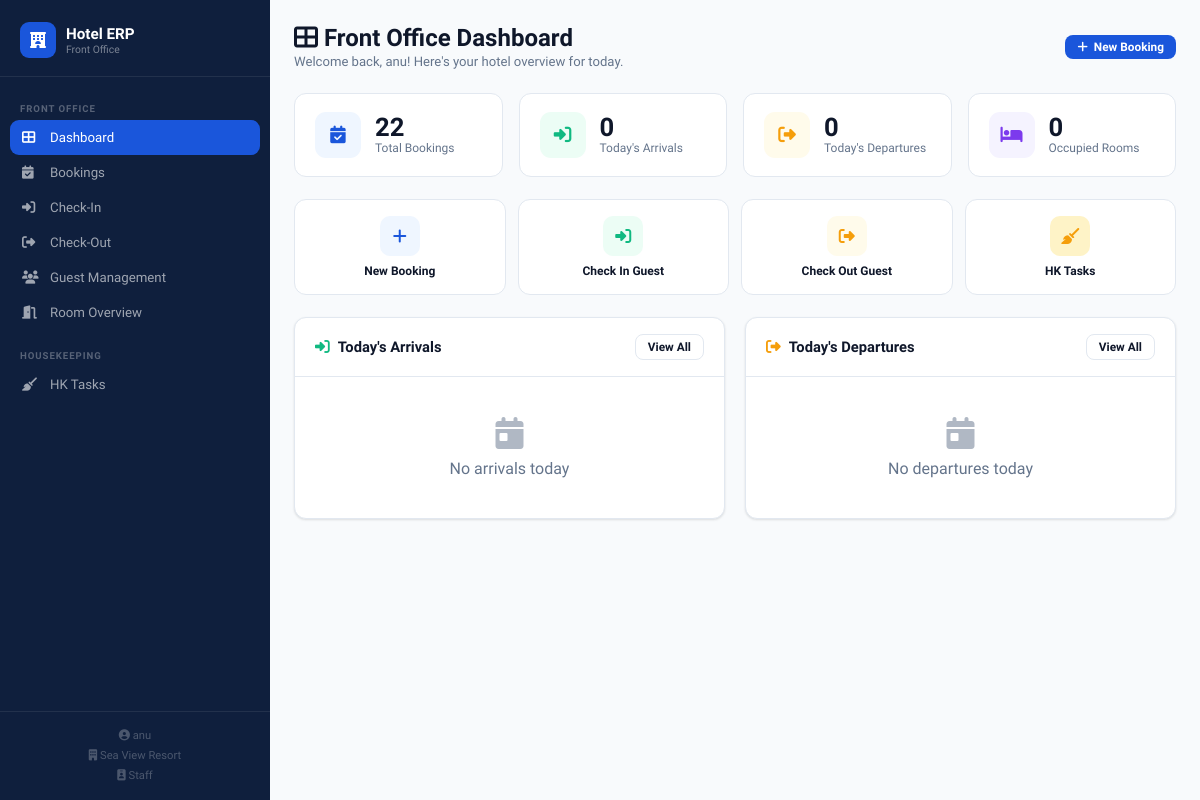
/frontoffice/ (signed in), run on the app's committed database.
### Accounts/models.py (models this page shows, shortened)
class Staff(models.Model):
    hotel = models.ForeignKey(Hotel, on_delete=models.CASCADE, related_name="staffs")
    user = models.OneToOneField(User, on_delete=models.CASCADE, null=True, blank=True)
    name = models.CharField(max_length=100)
    email = models.EmailField(unique=True)
    phone = models.CharField(max_length=15)
    department = models.ForeignKey(Department, on_delete=models.SET_NULL, null=True)
    role = models.CharField(max_length=100)
    password = models.CharField(max_length=100)
    is_available = models.BooleanField(default=True)
    employee_id = models.CharField(max_length=20, blank=True, null=True)
    salary = models.DecimalField(max_digits=10, decimal_places=2, default=0)
    joining_date = models.DateField(default=timezone.now)
    photo = models.ImageField(upload_to="staff_photos/", null=True, blank=True)

class Hotel(models.Model):
    hotel_name = models.CharField(max_length=100,unique=True)
    email = models.EmailField(null=True, blank=True)
    owner_name = models.CharField(max_length=100)
    address = models.TextField(max_length=200)
    city = models.CharField(max_length=100)
    property_type = models.CharField(max_length=50, default="Hotel")
    image = models.ImageField(upload_to="property_images/", null=True, blank=True)
    description = models.TextField(blank=True, null=True)
    amenities = models.TextField(blank=True, null=True)
    password = models.CharField(max_length=100)
    properties=models.ManyToManyField('Amenity', blank=True)
    is_approved = models.BooleanField(default=False)
    is_subscribed = models.BooleanField(default=False)

### Accounts/views.py (the view)
# urls.py: path("frontoffice/", frontoffice_dashboard, name="frontoffice_dashboard"),
def frontoffice_dashboard(request):
    staff_id = request.session.get("staff_id")
    if not staff_id:
        return redirect("staff_login")
    staff = Staff.objects.select_related("hotel").get(id=staff_id)
    hotel = staff.hotel
    rooms = Room.objects.filter(hotel=hotel)
    room_list = []
    for room in rooms:
        total_units = room.units.count()
        available_units = room.units.filter(status="Available").count()
        room_list.append({
            "room_type": room.room_type,
            "total_rooms": total_units,
            "available_rooms": available_units,
            "price": room.price,
            "id": room.id,
            "description": room.description or ""
        })
    housekeeping_staff = Staff.objects.filter(
        hotel=hotel,
        department__name__icontains="housekeeping",
        is_available=True,
    ).select_related("department")
    today = timezone.now().date()
    total_bookings = Booking.objects.filter(hotel=hotel).count()
    arrivals = Booking.objects.filter(
        hotel=hotel,
        check_in=today,
        status="confirmed"
    ).select_related('guest', 'room', 'room_unit')
    departures = Booking.objects.filter(
        hotel=hotel,
        check_out=today,
        status="checked_in"
    ).select_related('guest', 'room', 'room_unit')
    occupied_rooms = Booking.objects.filter(
        hotel=hotel,
        status="checked_in"
    ).count()
    bookings = Booking.objects.filter(hotel=hotel).select_related(
        'guest', 'room', 'room_unit'
    ).order_by('-created_at')
    recent_bookings = bookings[:5]
    recent_tasks = Task.objects.filter(
        staff__hotel=hotel
    ).select_related('staff', 'room_unit', 'room').order_by("-created_at")[:5]
    recent_activity = list(recent_bookings) + list(recent_tasks)
    recent_activity = sorted(
        recent_activity,
        key=lambda x: x.created_at,
        reverse=True
    )[:10]
    room_units = RoomUnit.objects.filter(room__hotel=hotel).select_related('room')
    return render(request, "frontoffice.html", {
        "rooms": room_list,
        "staff": staff,
        "hotel": hotel,
        "housekeeping_staff": housekeeping_staff,
        "total_bookings": total_bookings,
        "occupied_rooms": occupied_rooms,
        "arrivals_count": arrivals.count(),
        "departures_count": departures.count(),
        "arrivals": arrivals,
        "departures": departures,
        "bookings": bookings,
        "recent_activity": recent_activity,
        "recent_tasks": recent_tasks,
        "room_units": room_units,
    })

### templates/frontoffice.html (shortened to what this page needs)
<!DOCTYPE html>
<html lang="en">
<head>
    <link rel="stylesheet" href="https://cdnjs.cloudflare.com/ajax/libs/font-awesome/6.4.0/css/all.min.css">
</head>
<body>
<aside class="sidebar" id="sidebar">
    <div class="sidebar-brand">
        <div class="brand-logo">
            <div class="brand-icon"><i class="fas fa-hotel"></i></div>
            <div><div class="brand-name">Hotel ERP</div><div class="brand-sub">Front Office</div></div>
        </div>
    </div>
    <nav class="sidebar-nav">
        <div class="nav-label">Front Office</div>
        <button class="nav-btn active" data-panel="dashboard"><i class="fas fa-th-large"></i> Dashboard</button>
        <button class="nav-btn" data-panel="bookings"><i class="fas fa-calendar-check"></i> Bookings</button>
        <button class="nav-btn" data-panel="checkin"><i class="fas fa-sign-in-alt"></i> Check-In</button>
        <button class="nav-btn" data-panel="checkout"><i class="fas fa-sign-out-alt"></i> Check-Out</button>
        <button class="nav-btn" data-panel="guests"><i class="fas fa-users"></i> Guest Management</button>
        <button class="nav-btn" data-panel="rooms"><i class="fas fa-door-open"></i> Room Overview</button>
        <div class="nav-label" style="margin-top:8px;">Housekeeping</div>
        <button class="nav-btn" data-panel="hktasks"><i class="fas fa-broom"></i> HK Tasks</button>
    </nav>
    <div class="sidebar-footer">
        <i class="fas fa-user-circle"></i> {{ staff.name }}<br>
        <i class="fas fa-building"></i> {{ hotel.hotel_name }}<br>
        <i class="fas fa-id-badge"></i> {{ staff.role }}
    </div>
</aside>
<main class="main">
    <div class="panel active" id="panel-dashboard">
        <div class="topbar"><div class="topbar-left"><h1><i class="fas fa-th-large"></i> Front Office Dashboard</h1><p>Welcome back, {{ staff.name }}! Here's your hotel overview for today.</p></div><button class="btn btn-primary btn-sm" onclick="openNewBookingModal()"><i class="fas fa-plus"></i> New Booking</button></div>
        <div class="stats-row">
            <div class="stat-card" onclick="switchPanel('bookings')"><div class="stat-icon blue"><i class="fas fa-calendar-check"></i></div><div><div class="stat-number">{{ total_bookings }}</div><div class="stat-label">Total Bookings</div></div></div>
            <div class="stat-card" onclick="switchPanel('checkin')"><div class="stat-icon green"><i class="fas fa-sign-in-alt"></i></div><div><div class="stat-number">{{ arrivals_count }}</div><div class="stat-label">Today's Arrivals</div></div></div>
            <div class="stat-card" onclick="switchPanel('checkout')"><div class="stat-icon amber"><i class="fas fa-sign-out-alt"></i></div><div><div class="stat-number">{{ departures_count }}</div><div class="stat-label">Today's Departures</div></div></div>
            <div class="stat-card"><div class="stat-icon purple"><i class="fas fa-bed"></i></div><div><div class="stat-number">{{ occupied_rooms }}</div><div class="stat-label">Occupied Rooms</div></div></div>
        </div>
        <div class="quick-actions">
            <button class="quick-action-btn" onclick="openNewBookingModal()"><div class="qa-icon"><i class="fas fa-plus"></i></div><div class="qa-label">New Booking</div></button>
            <button class="quick-action-btn" onclick="switchPanel('checkin')"><div class="qa-icon" style="background:#ecfdf5; color:var(--green);"><i class="fas fa-sign-in-alt"></i></div><div class="qa-label">Check In Guest</div></button>
            <button class="quick-action-btn" onclick="switchPanel('checkout')"><div class="qa-icon" style="background:#fffbeb; color:var(--accent);"><i class="fas fa-sign-out-alt"></i></div><div class="qa-label">Check Out Guest</div></button>
            <button class="quick-action-btn" onclick="switchPanel('hktasks')"><div class="qa-icon" style="background:#fef3c7; color:var(--accent);"><i class="fas fa-broom"></i></div><div class="qa-label">HK Tasks</div></button>
        </div>
        <div class="two-col">
            <div class="card"><div class="card-header"><div class="card-title"><i class="fas fa-sign-in-alt" style="color:var(--green)"></i> Today's Arrivals</div><button class="btn btn-outline btn-sm" onclick="switchPanel('checkin')">View All</button></div>{% for booking in arrivals %}<div class="booking-item"><div class="booking-avatar">{{ booking.guest.full_name|first|upper }}</div><div class="booking-info"><div class="booking-name">{{ booking.guest.full_name }}</div><div class="booking-desc">{{ booking.room.room_type }}{% if booking.room_unit %} &bull; <span class="room-number-pill"><i class="fas fa-door-open"></i> Room {{ booking.room_unit.room_number }}</span>{% endif %} &bull; {{ booking.check_in }} &rarr; {{ booking.check_out }}</div></div><span class="badge badge-confirmed">Confirmed</span></div>{% empty %}<div class="empty"><i class="fas fa-calendar-day"></i><p>No arrivals today</p></div>{% endfor %}</div>
            <div class="card"><div class="card-header"><div class="card-title"><i class="fas fa-sign-out-alt" style="color:var(--accent)"></i> Today's Departures</div><button class="btn btn-outline btn-sm" onclick="switchPanel('checkout')">View All</button></div>{% for booking in departures %}<div class="booking-item"><div class="booking-avatar">{{ booking.guest.full_name|first|upper }}</div><div class="booking-info"><div class="booking-name">{{ booking.guest.full_name }}</div><div class="booking-desc">{{ booking.room.room_type }}{% if booking.room_unit %} &bull; <span class="room-number-pill"><i class="fas fa-door-open"></i> Room {{ booking.room_unit.room_number }}</span>{% endif %}</div></div><span class="badge badge-checked_in">In-House</span></div>{% empty %}<div class="empty"><i class="fas fa-calendar-day"></i><p>No departures today</p></div>{% endfor %}</div>
        </div>
    </div>
</main>
</body>
</html>

### data on the page
Staff: name "anu", role "Staff"
Hotel: hotel_name "Sea View Resort"

### other printed values
{{ total_bookings }} "22"
{{ arrivals_count }} "0"
{{ departures_count }} "0"
{{ occupied_rooms }} "0"
